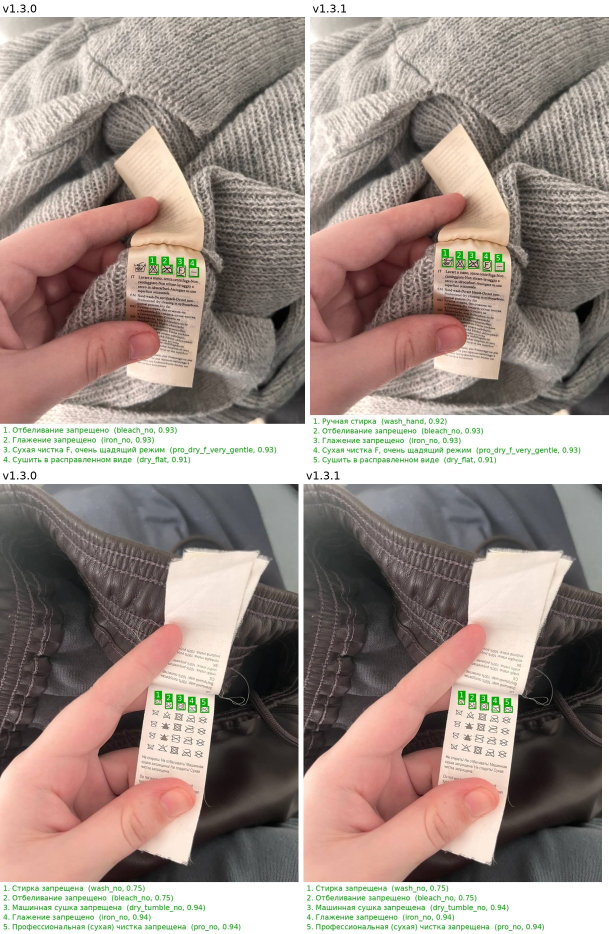
#> input picture comparison/new_photos_v1.3.0_vs_v1.3.1.jpg, 1217 x 1868 px (shown at 1/2 size)
$ python -i label_detector.py   (imports and definitions only)   (older library calls are emulated)
#> lines starting #> are read from the running program, lines starting #| are printed output that depends on the picture; after the words box and inside, x2 and y2 are one past the last pixel; in counts of white or black regions, pixels touching at a corner belong together
"""Find the care label in the photo and rectify its perspective.

Candidates are quadrilaterals from (a) edge contours and (b) bright/dark
homogeneous regions. Each candidate is scored by area, rectangularity and by
whether its border is a *step* edge (label vs. garment) rather than a drawn dark
line – this keeps the square frame of a drying symbol from being taken for the
label in close-up shots. If no convincing quad is found, the full frame is used
(and the recognizer lowers its confidence slightly).
"""
from __future__ import annotations

from dataclasses import dataclass

import cv2
import numpy as np

RECT_MAX_SIDE = 1600


@dataclass
class LabelRegion:
    found: bool
    quad: np.ndarray | None          # 4x2 float32, working-image coordinates (tl, tr, br, bl)
    score: float
    rectified: np.ndarray            # gray image the symbols are searched in
    M: np.ndarray                    # 3x3: working -> rectified
    Minv: np.ndarray                 # 3x3: rectified -> working
    method: str


def order_quad(pts: np.ndarray) -> np.ndarray:
    pts = pts.reshape(4, 2).astype(np.float32)
    s = pts.sum(1)
    d = np.diff(pts, axis=1).ravel()
    tl, br = pts[np.argmin(s)], pts[np.argmax(s)]
    tr, bl = pts[np.argmin(d)], pts[np.argmax(d)]
    q = np.stack([tl, tr, br, bl])
    if len({tuple(p) for p in q}) < 4:  # degenerate ordering -> angle sort
        c = pts.mean(0)
        ang = np.arctan2(pts[:, 1] - c[1], pts[:, 0] - c[0])
        q = pts[np.argsort(ang)]
        k = np.argmin(q.sum(1))
        q = np.roll(q, -k, axis=0)
    return q


def _quad_candidates(gray: np.ndarray):
    h, w = gray.shape
    area = h * w
    out = []
    blur = cv2.GaussianBlur(gray, (5, 5), 0)
    # (a) edges
    for lo, hi in ((30, 90), (60, 160)):
        e = cv2.Canny(blur, lo, hi)
        e = cv2.dilate(e, np.ones((3, 3), np.uint8))
        cnts, _ = cv2.findContours(e, cv2.RETR_EXTERNAL, cv2.CHAIN_APPROX_SIMPLE)
        out += [(c, "edges") for c in cnts if cv2.contourArea(c) > 0.02 * area]
    # (b) homogeneous bright or dark regions (label fabric differs from garment)
    thr, b = cv2.threshold(blur, 0, 255, cv2.THRESH_BINARY + cv2.THRESH_OTSU)
    k = cv2.getStructuringElement(cv2.MORPH_RECT, (max(5, w // 40),) * 2)
    for m in (b, 255 - b):
        m = cv2.morphologyEx(m, cv2.MORPH_CLOSE, k)
        cnts, _ = cv2.findContours(m, cv2.RETR_EXTERNAL, cv2.CHAIN_APPROX_SIMPLE)
        out += [(c, "region") for c in cnts if cv2.contourArea(c) > 0.02 * area]
    quads = []
    for c, how in out:
        peri = cv2.arcLength(c, True)
        q = None
        for eps in (0.02, 0.035, 0.05):
            ap = cv2.approxPolyDP(c, eps * peri, True)
            if len(ap) == 4 and cv2.isContourConvex(ap):
                q = ap.reshape(4, 2).astype(np.float32)
                break
        if q is None:  # fall back to the rotated bounding rectangle
            q = cv2.boxPoints(cv2.minAreaRect(c)).astype(np.float32)
        rect = cv2.contourArea(c) / max(cv2.contourArea(q), 1.0)
        quads.append((order_quad(q), rect, how))
    return quads


def _border_profile(gray, q):
    """Mean intensity inside / on / outside the quad border."""
    h, w = gray.shape
    c = q.mean(0)
    vals = {}
    for name, f in (("in", 0.84), ("on", 1.0), ("out", 1.14)):
        qq = (q - c) * f + c
        m = np.zeros((h, w), np.uint8)
        cv2.polylines(m, [qq.astype(np.int32)], True, 255, max(2, int(0.006 * max(h, w))))
        sel = m > 0
        vals[name] = float(gray[sel].mean()) if sel.any() else np.nan
    return vals


def detect_label(gray: np.ndarray) -> LabelRegion:
    h, w = gray.shape
    s = min(1.0, 900.0 / max(h, w))
    small = cv2.resize(gray, (int(w * s), int(h * s)), interpolation=cv2.INTER_AREA) if s < 1 else gray
    sh, sw = small.shape
    best, best_score, best_how = None, 0.0, ""
    for q, rect, how in _quad_candidates(small):
        a = cv2.contourArea(q) / (sh * sw)
        if a < 0.02 or a > 0.97:
            continue
        sides = np.linalg.norm(q - np.roll(q, -1, axis=0), axis=1)
        if sides.min() < 0.08 * max(sh, sw):
            continue
        # interior angles should be roughly rectangular (perspective allowed)
        v1 = np.roll(q, 1, axis=0) - q
        v2 = np.roll(q, -1, axis=0) - q
        cosang = (v1 * v2).sum(1) / (np.linalg.norm(v1, axis=1) * np.linalg.norm(v2, axis=1) + 1e-6)
        if np.abs(cosang).max() > 0.55:
            continue
        prof = _border_profile(small, q)
        step = abs(prof["in"] - prof["out"])
        line_like = (prof["on"] < prof["in"] - 25) and (prof["on"] < prof["out"] - 25) and step < 30
        if line_like:  # a drawn frame (e.g. the square of a drying symbol) – not a label edge
            continue
        score = min(1.0, rect) * (0.5 + 0.5 * min(1.0, step / 40.0)) * (0.6 + 0.4 * min(1.0, a / 0.4))
        # a quad whose sides run along the photo border is usually a shadow / garment area
        tol = 0.015 * max(sh, sw)
        on_border = 0
        for p0, p1 in zip(q, np.roll(q, -1, axis=0)):
            for axis, lim in ((0, 0), (0, sw - 1), (1, 0), (1, sh - 1)):
                if abs(p0[axis] - lim) < tol and abs(p1[axis] - lim) < tol:
                    on_border += 1
        score *= 0.7 ** on_border
        if score > best_score:
            best, best_score, best_how = q, score, how
    if best is None or best_score < 0.45:
        I = np.eye(3, dtype=np.float64)
        return LabelRegion(False, None, 0.0, gray, I, I, "full_frame")
    q = best / s
    wt = np.linalg.norm(q[1] - q[0])
    wb = np.linalg.norm(q[2] - q[3])
    hl = np.linalg.norm(q[3] - q[0])
    hr = np.linalg.norm(q[2] - q[1])
    W, H = max(wt, wb), max(hl, hr)
    k = min(1.0, RECT_MAX_SIDE / max(W, H))
    W, H = int(max(32, W * k)), int(max(32, H * k))
    dst = np.float32([[0, 0], [W - 1, 0], [W - 1, H - 1], [0, H - 1]])
    M = cv2.getPerspectiveTransform(q.astype(np.float32), dst)
    rect_img = cv2.warpPerspective(gray, M, (W, H), flags=cv2.INTER_CUBIC, borderMode=cv2.BORDER_REPLICATE)
    return LabelRegion(True, q.astype(np.float32), float(best_score), rect_img, M.astype(np.float64),
                       np.linalg.inv(M).astype(np.float64), best_how)


# [54 lines left out: functions map_box, estimate_skew, rotate_for_search, not called in this run]

>>> import cv2
>>> picture = cv2.imread('../comparison/new_photos_v1.3.0_vs_v1.3.1.jpg', cv2.IMREAD_GRAYSCALE)
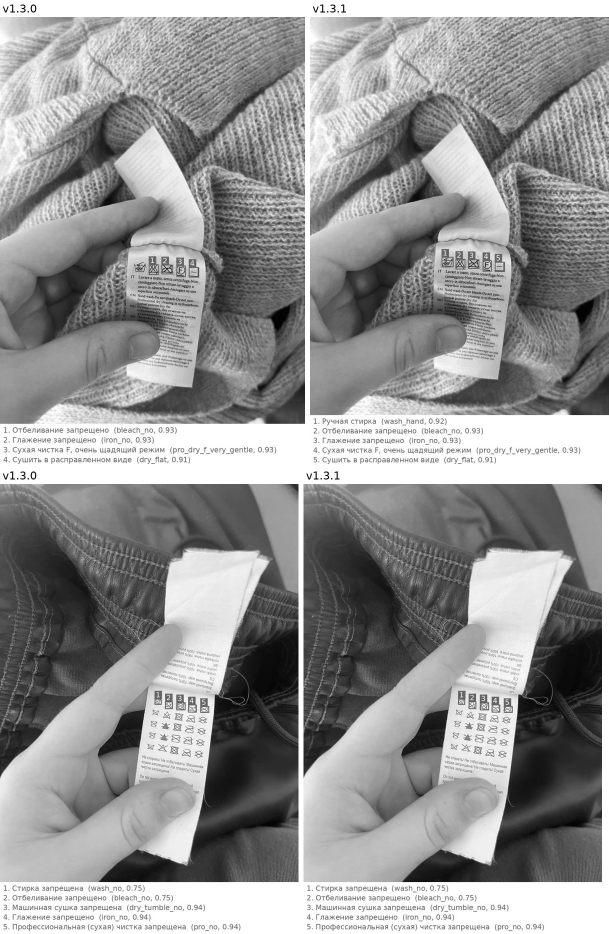
#> picture: shape (1868, 1217) (shown at 1/2 size); min 0, max 255, mean 147.3
>>> result = detect_label(picture)
#> in detect_label, `small = cv2.resize(gray, (int(w * s), int(h * s)), interpolation=cv2.I..`:
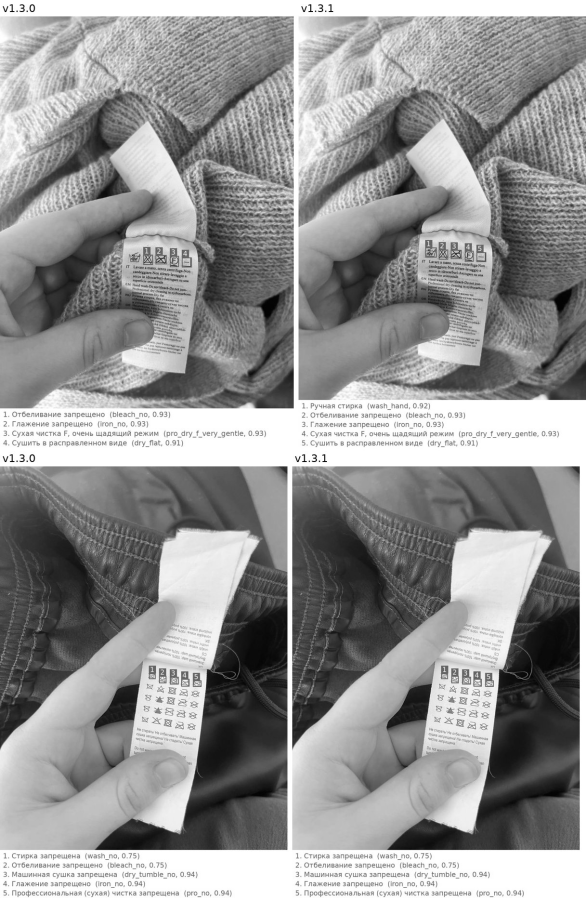
#> small: shape (900, 586); min 1, max 255, mean 147.3
#> in _quad_candidates, `h, w = gray.shape`: h = 900; w = 586
#> in _quad_candidates, `area = h * w`: area = 527400
#> in _quad_candidates, `thr, b = cv2.threshold(blur, 0, 255, cv2.THRESH_BINARY + cv2.THRESH_OT..`:
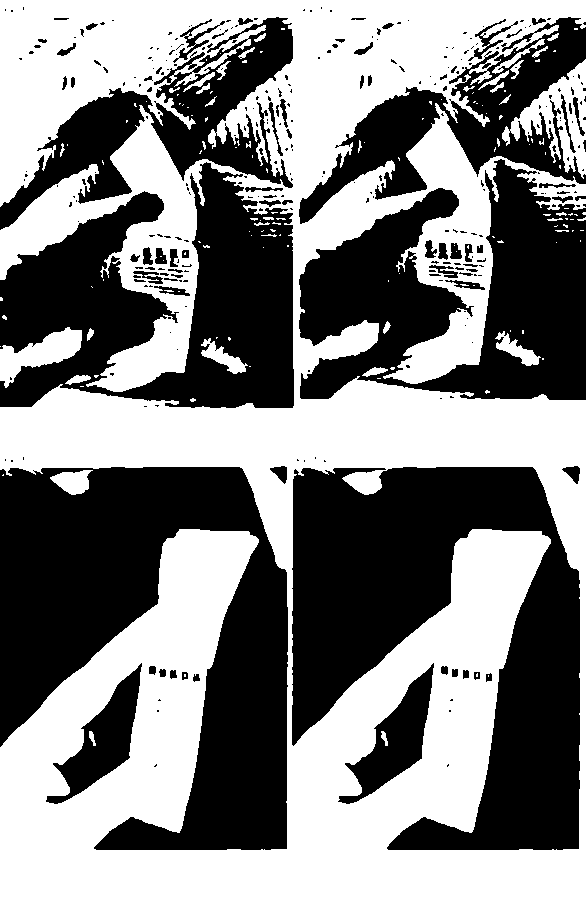
#> b: shape (900, 586); 50.8% white; 309 black regions (228 under 20 px), largest, box (x1, y1, x2, y2) and area: (0, 467, 288, 850) 63099, (292, 467, 580, 850) 63002, (0, 162, 294, 408) 41031
#> in _quad_candidates, `thr, b = cv2.threshold(blur, 0, 255, cv2.THRESH_BINARY + cv2.THRESH_OT..`: thr = 146
#> in order_quad, `pts = pts.reshape(4, 2).astype(np.float32)`: pts = [[292, 465], [295, 886], [580, 850], [580, 466]]
#> in order_quad, `s = pts.sum(1)`: s = [757, 1181, 1430, 1046]
#> in order_quad, `d = np.diff(pts, axis=1).ravel()`: d = [173, 591, 270, -114]
#> in order_quad, `tl, br = pts[np.argmin(s)], pts[np.argmax(s)]`: tl = [292, 465]; br = [580, 850]
#> in order_quad, `tr, bl = pts[np.argmin(d)], pts[np.argmax(d)]`: tr = [580, 466]; bl = [295, 886]
#> in order_quad, `q = np.stack([tl, tr, br, bl])`: q = [[292, 465], [580, 466], [580, 850], [295, 886]]
#> the loop in detect_label, `for q, rect, how in _quad_candidates(small):` made 10 passes
#> (rect, how, a, sides, v1, v2, cosang, c in _border_profile) on passes 1, 3: (0.801, 'edges', 0.219, [288, 384, 287.3, 421], [[3, 421], [-288, -1], [0, -384], [285, -36]], [[288, 1], [0, 384], [-285, 36], [-3, -421]], [0.0106, -0.00347, -0.125, 0.118], [436.8, 666.8]), (0.979, 'edges', 0.217, [287, 423.8, 250.1, 431.1], [[11, 431], [-287, 0], [26, -423], [250, -8]], [[287, 0], [-26, 423], [-250, 8], [-11, -431]], [0.0255, 0.0613, -0.0932, 0.00647], [437.8, 228.5])
#> (q, rect, how, a, sides, v1, v2, cosang) on passes 2, 4, 5: ([[0, 465], [288, 465], [288, 898], [-1.33e-14, 898]], 0.563, 'edges', 0.236, [288, 433, 288, 433], [[-1.33e-14, 433], [-288, 0], [0, -433], [288, 0]], [[288, 0], [0, 433], [-288, 0], [1.33e-14, -433]], [-3.06e-17, 0, 0, 3.06e-17]), ([[3.05e-05, 15], [295, 15], [295, 448], [3.05e-05, 448]], 0.72, 'edges', 0.242, [295, 433, 295, 433], [[0, 433], [-295, 0], [0, -433], [295, 0]], [[295, 0], [0, 433], [-295, 0], [0, -433]], [0, 0, 0, 0]), ([[290, 465], [580, 465], [580, 898], [290, 898]], 0.59, 'edges', 0.238, [290, 433, 290, 433], [[0, 433], [-290, 0], [0, -433], [290, 0]], [[290, 0], [0, 433], [-290, 0], [0, -433]], [0, 0, 0, 0])
#> after the loop in detect_label, `for q, rect, how in _quad_candidates(small):`: best_score = 0.64
#> in detect_label, `q = best / s`: q = [[618.5, 31.13], [1214.2, 31.13], [1160.2, 909.1], [641.3, 925.7]]
#> in detect_label, `wt = np.linalg.norm(q[1] - q[0])`: wt = 595.7
#> in detect_label, `wb = np.linalg.norm(q[2] - q[3])`: wb = 519.2
#> in detect_label, `hl = np.linalg.norm(q[3] - q[0])`: hl = 894.9
#> in detect_label, `hr = np.linalg.norm(q[2] - q[1])`: hr = 879.6
#> in detect_label, `W, H = max(wt, wb), max(hl, hr)`: W = 595.7; H = 894.9
#> in detect_label, `k = min(1.0, RECT_MAX_SIDE / max(W, H))`: k = 1
#> in detect_label, `W, H = int(max(32, W * k)), int(max(32, H * k))`: W = 595; H = 894
#> in detect_label, `dst = np.float32([[0, 0], [W - 1, 0], [W - 1, H - 1], [0, H - 1]])`: dst = [[0, 0], [594, 0], [594, 893], [0, 893]]
#> in detect_label, `M = cv2.getPerspectiveTransform(q.astype(np.float32), dst)`: M = [[0.951, -0.0243, -587.2], [0, 0.845, -26.32], [-3.48e-05, -0.000141, 1]]
#> in detect_label, `rect_img = cv2.warpPerspective(gray, M, (W, H), flags=cv2.INTER_CUBIC,..`:
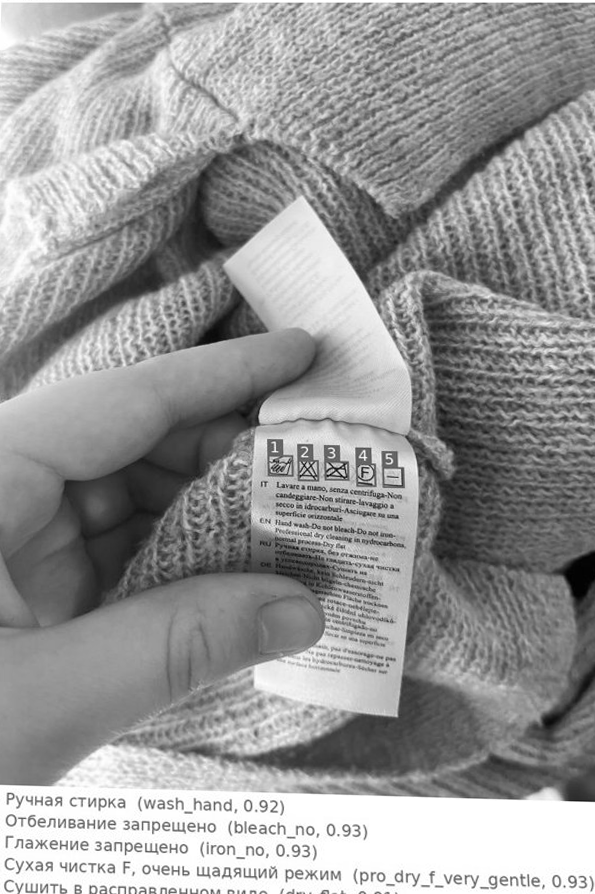
#> rect_img: shape (894, 595); min 0, max 255, mean 151.2
